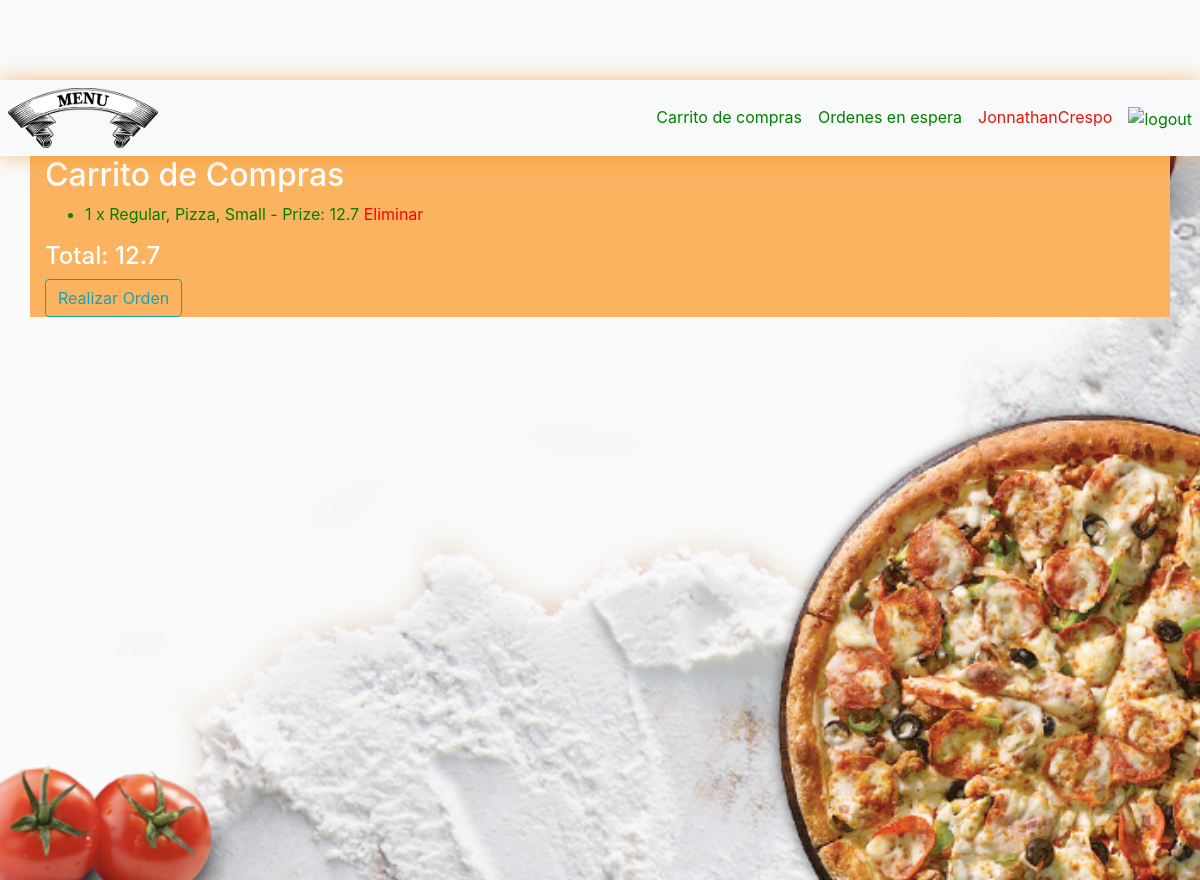
/cart (signed in), run on the app's committed database.
### orders/models.py (models this page shows, shortened)
class OrderItem(models.Model):
    order = models.ForeignKey(Order, on_delete=models.CASCADE)
    menuitem = models.ForeignKey(MenuItem, on_delete=models.CASCADE)
    toppings = models.ManyToManyField(Topping)
    extras = models.ManyToManyField(Extra)
    quantity = models.IntegerField(default = 1)
    def __str__(self):
        display = f"{self.quantity} x {self.menuitem.type}, {self.menuitem.name}, {self.menuitem.size}"
        if self.toppings.count() > 0:
            display += " - Toppings: "
        for topping in self.toppings.all():
            display +=f" {topping.name},"
        if self.extras.count() > 0:
            display += " -  Extras: "
        for extra in self.extras.all():
            display +=f" {extra.name},"
        display += f" - Prize: {self.cost}"
        return display
    @property
    def cost(self):
        cost = self.menuitem.prize
        for extra in self.extras.all():
            cost += extra.prize
        cost = cost*self.quantity
        return cost

class MenuItem(models.Model):
    name = models.CharField(max_length = 30)
    size = models.CharField(max_length = 10)
    type = models.CharField(max_length = 30)
    prize = models.FloatField()
    num_toppings = models.IntegerField()

class Order(models.Model):
    status = models.CharField(max_length = 30, default = 'Open') # the default option is always set because there is not another state unless the user changes it.
    user = models.ForeignKey(User, on_delete=models.CASCADE) # many orders are make for an user
    @property
    def total(self):
        total = 0
        for orderitem in self.orderitem_set.all():
            total += orderitem.cost
        return total

### orders/views.py (the view)
# urls.py: path("cart", views.cart, name="cart"),
def cart(request):
    order = Order.objects.filter(user = request.user, status = 'Open').first()
    if order is None:
        order = Order(user = request.user, status = 'Open')
        order.save()
    orderitems = order.orderitem_set.all()
    context = {'order' : order, 'orderitems':orderitems}
    return render(request, "orders/cart.html", context)

### orders/templates/orders/cart.html (shortened to what this page needs)
{% extends "orders/layout.html" %}
{% load crispy_forms_tags %}
{% block body %}
<h2>Carrito de Compras</h2>
<ul>
{% for orderitem in orderitems %}
    <li>{{orderitem}} <a href="remove/{{orderitem.id}}" style="color:red">Eliminar</a></li>
{% endfor %}
</ul>
<h4>Total: {{order.total}}</h2>
<form action = "/place/{{order.id}}" onsubmit="return confirm('Confirmacion de Pedido: {% for orderitem in orderitems %}\n {{orderitem}} {%endfor%} \n Total:{{order.total}}');">
    <button class = "btn btn-outline-info" type="submit">Realizar Orden</button>
</form>
{% endblock %}

### orders/templates/orders/layout.html (shortened to what this page needs)
{% load static %}
<!DOCTYPE html>
<html lang="en" dir="ltr">
  <head>
    <link rel="stylesheet" href="https://stackpath.bootstrapcdn.com/bootstrap/4.3.1/css/bootstrap.min.css">
    <link rel="stylesheet" href="{% static 'orders/main.css' %}"/>
    <link rel="stylesheet" href="https://cdnjs.cloudflare.com/ajax/libs/font-awesome/4.7.0/css/font-awesome.min.css">
  </head>
  <body>
    {% if user.is_authenticated %}
    <header class="site-header">
      <nav class="navbar navbar-expand-lg navbar-light bg-light custom-nav">
        <div class="collapse navbar-collapse" id="navbarNavDropdown">
            <ul class="navbar-nav mr-auto">
            <li class="nav-item">
                <a id="menu" class="nav-link" href="/">
                  <img src="../static/orders/menu.png" width="150" height="60" alt="Menu">
                </a>
            </li>
            </ul>
            <ul class="navbar-nav ml-auto">
            <li>
                <a class="nav-item nav-link" href="/cart">Carrito de compras</a>
            </li>
            <li>
                <a class="nav-item nav-link" href="/orderlist">Ordenes en espera</a>
            </li>
            <li class="nav-item">
                <a class="nav-link" href="#" style="color:rgb(230, 23, 8)">{{ user }}</a>
            </li>
            <li class="nav-item">
                <a id="logout" class="nav-link"  href="/users/logout">
                    <img src="../static/orders/logout.ico" width="60" height="60" alt="logout">
                </a>
            </li>
            </ul>
        </div>
        {% else %}
            <nav class="navbar navbar-expand-lg navbar-light bg-light justify-content-center custom-nav">
            <a class="navbar-brand" href="/">
                <img src="../static/orders/logo.jpg" class="rounded mx-auto d-block" alt="chatrooms">
            </a>
        {% endif %}
      </nav>
      <main role="main" class="container">
        {% block body %}{% endblock %}
      </main>
    </header>

### orders/static/orders/main.css (style rules this page uses)
.site-header { background: url("fondo.png") no-repeat center; background-size: cover; min-height: 100vh; }
.custom-nav { border: 0px; padding: 0; box-shadow: 0 0 20px rgba(230, 134, 9, 0.5); background: rgb(58, 187, 7); }
.container { background: rgb(252, 179, 96); }
body { background: #fafafa; color: #333333; margin-top: 5rem; }
h1, h2, h3, h4, h5, h6 { color: white; }
ul { color: green; }
.site-header .navbar-nav .nav-link { color: green; }
ul { columns: 1; -webkit-columns: 2; -moz-columns: 2; }

### data on the page
OrderItem: quantity+menuitem+id "1 x Regular, Pizza, Small - Prize: 12.7"
Order: total "12.7"

### other printed values
{{ user }} "JonnathanCrespo"
